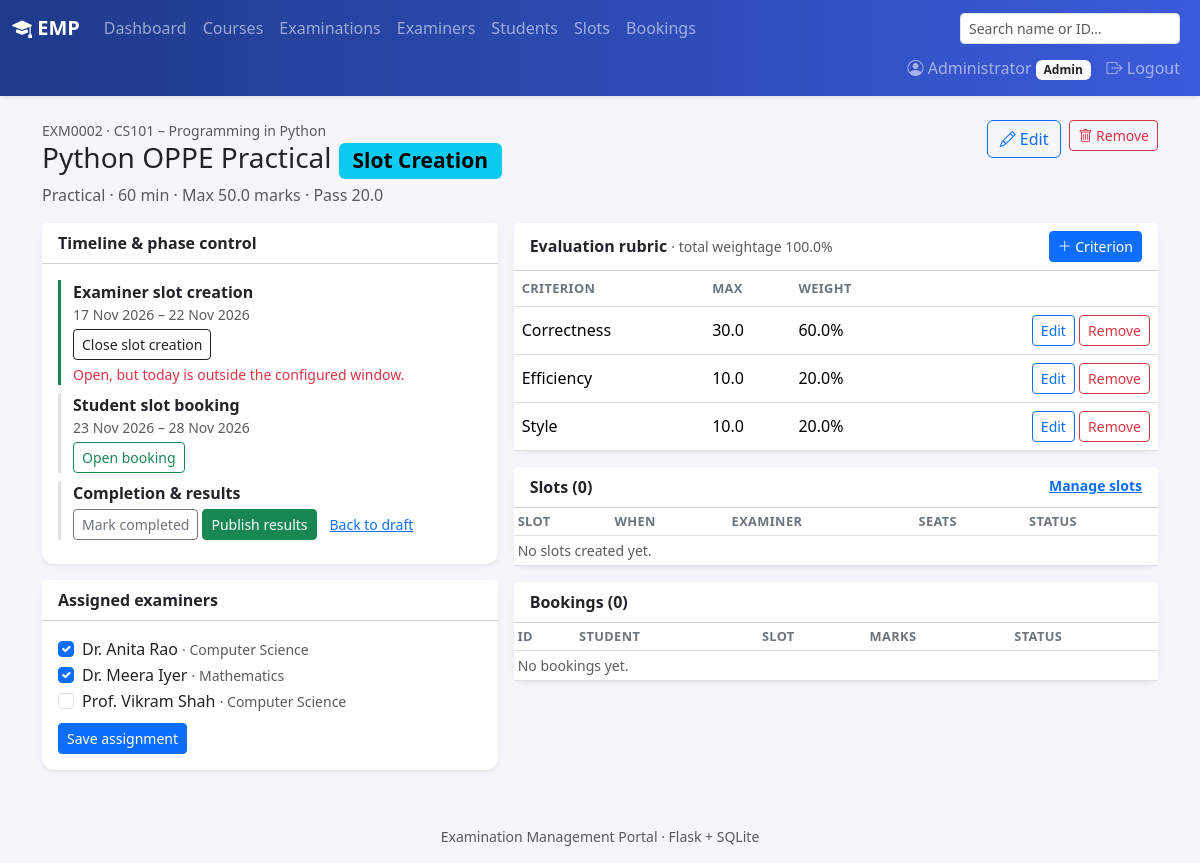
The app's page /admin/exams/2 (signed in) with its own data.
### models.py (models this page shows, shortened)
class User(UserMixin, db.Model):
    id = db.Column(db.Integer, primary_key=True)
    role = db.Column(db.String(20), nullable=False)
    name = db.Column(db.String(120), nullable=False)
    email = db.Column(db.String(120), unique=True, nullable=False)
    password_hash = db.Column(db.String(256), nullable=False)
    phone = db.Column(db.String(20))
    department = db.Column(db.String(120))
    designation = db.Column(db.String(120))
    roll_no = db.Column(db.String(40), unique=True)
    program = db.Column(db.String(120))
    status = db.Column(db.String(20), nullable=False, default="Active")
    created_at = db.Column(db.DateTime, default=datetime.now)
    slots = db.relationship("Slot", back_populates="examiner", foreign_keys="Slot.examiner_id")
    bookings = db.relationship("Booking", back_populates="student", foreign_keys="Booking.student_id")
    assigned_exams = db.relationship("Exam", secondary=exam_examiners, back_populates="examiners")

class Exam(db.Model):
    id = db.Column(db.Integer, primary_key=True)
    course_id = db.Column(db.Integer, db.ForeignKey("course.id"), nullable=False)
    name = db.Column(db.String(150), nullable=False)
    exam_type = db.Column(db.String(30), nullable=False)
    description = db.Column(db.Text)
    duration = db.Column(db.Integer, nullable=False)
    max_marks = db.Column(db.Float, nullable=False)
    pass_marks = db.Column(db.Float)
    slot_creation_start = db.Column(db.Date)
    slot_creation_end = db.Column(db.Date)
    booking_start = db.Column(db.Date)
    booking_end = db.Column(db.Date)
    status = db.Column(db.String(20), nullable=False, default="Draft")
    results_published = db.Column(db.Boolean, default=False)
    created_at = db.Column(db.DateTime, default=datetime.now)
    course = db.relationship("Course", back_populates="exams")
    rubrics = db.relationship("Rubric", back_populates="exam", cascade="all, delete-orphan")
    slots = db.relationship("Slot", back_populates="exam", cascade="all, delete-orphan")
    examiners = db.relationship("User", secondary=exam_examiners, back_populates="assigned_exams")
    @property
    def code(self):
        return f"EXM{self.id:04d}"
    @staticmethod
    def _within(start, end, today=None):
        today = today or date.today()
        if start and today < start:
            return False
        if end and today > end:
            return False
        return True
    @property
    def slot_creation_allowed(self):
        return self.status == "Slot Creation" and self._within(self.slot_creation_start, self.slot_creation_end)
    @property
    def rubric_total_weight(self):
        return sum(r.weightage for r in self.rubrics)

class Course(db.Model):
    id = db.Column(db.Integer, primary_key=True)
    code = db.Column(db.String(20), unique=True, nullable=False)
    name = db.Column(db.String(150), nullable=False)
    description = db.Column(db.Text)
    credits = db.Column(db.Integer)
    status = db.Column(db.String(20), nullable=False, default="Active")
    created_at = db.Column(db.DateTime, default=datetime.now)
    exams = db.relationship("Exam", back_populates="course")

class Rubric(db.Model):
    id = db.Column(db.Integer, primary_key=True)
    exam_id = db.Column(db.Integer, db.ForeignKey("exam.id"), nullable=False)
    criterion = db.Column(db.String(150), nullable=False)
    max_marks = db.Column(db.Float, nullable=False)
    weightage = db.Column(db.Float, nullable=False)
    description = db.Column(db.Text)
    exam = db.relationship("Exam", back_populates="rubrics")

### routes/admin.py (the view)
@bp.route("/exams/<int:eid>")
@role_required("admin")
def exam_detail(eid):
    exam = Exam.query.get_or_404(eid)
    examiners = User.query.filter_by(role="examiner", status="Active").order_by(User.name).all()
    bookings = Booking.query.filter_by(exam_id=eid).order_by(Booking.booking_date.desc()).all()
    return render_template("admin/exam_detail.html", exam=exam, examiners=examiners, bookings=bookings)

### routes/utils.py (called while the page is built)
def role_required(role):
    def decorator(view):
        @wraps(view)
        @login_required
        def wrapped(*args, **kwargs):
            if current_user.role != role:
                abort(403)
            if current_user.status == "Pending":
                return redirect(url_for("auth.pending"))
            if current_user.status != "Active":
                flash("Your account is inactive. Contact the administrator.", "danger")
                return redirect(url_for("auth.logout"))
            return view(*args, **kwargs)
        return wrapped
    return decorator

### templates/admin/exam_detail.html (shortened to what this page needs)
{% extends "base.html" %}
{% from "_macros.html" import badge, post_button, window %}
{% block content %}
<div class="d-flex justify-content-between align-items-start flex-wrap gap-2 mb-3">
  <div>
    <div class="text-muted small">{{ exam.code }} · {{ exam.course.code }} – {{ exam.course.name }}</div>
    <h3 class="mb-1">{{ exam.name }} {{ badge(exam.status) }}
      {% if exam.results_published %}<span class="badge text-bg-success">Results published</span>{% endif %}</h3>
    <div class="text-muted">{{ exam.exam_type }} · {{ exam.duration }} min · Max {{ exam.max_marks|round(1) }} marks{% if exam.pass_marks %} · Pass {{ exam.pass_marks|round(1) }}{% endif %}</div>
  </div>
  <div class="d-flex gap-2">
    <a href="{{ url_for('admin.exam_form', eid=exam.id) }}" class="btn btn-outline-primary"><i class="bi bi-pencil"></i> Edit</a>
    {{ post_button(url_for('admin.exam_delete', eid=exam.id), '<i class="bi bi-trash"></i> Remove', 'btn-outline-danger') }}
  </div>
</div>
<div class="row g-3">
  <div class="col-lg-5">
    <div class="card shadow-sm border-0 mb-3">
      <div class="card-header">Timeline & phase control</div>
      <div class="card-body">
        <div class="timeline-step {% if exam.status=='Slot Creation' %}on{% endif %}">
          <div class="fw-semibold">Examiner slot creation</div>
          <div class="small text-muted">{{ window(exam.slot_creation_start, exam.slot_creation_end) }}</div>
          <div class="mt-1">
            {% if exam.status == 'Slot Creation' %}
              {{ post_button(url_for('admin.exam_status', eid=exam.id), 'Close slot creation', 'btn-outline-dark', 'action', 'close_slots') }}
              {% if not exam.slot_creation_allowed %}<div class="small text-danger mt-1">Open, but today is outside the configured window.</div>{% endif %}
            {% else %}
              {{ post_button(url_for('admin.exam_status', eid=exam.id), 'Open slot creation', 'btn-outline-info', 'action', 'open_slots') }}
            {% endif %}
          </div>
        </div>
        <div class="timeline-step {% if exam.status=='Booking Open' %}on{% endif %}">
          <div class="fw-semibold">Student slot booking</div>
          <div class="small text-muted">{{ window(exam.booking_start, exam.booking_end) }}</div>
          <div class="mt-1">
            {% if exam.status == 'Booking Open' %}
              {{ post_button(url_for('admin.exam_status', eid=exam.id), 'Close booking', 'btn-outline-dark', 'action', 'close_booking') }}
              {% if not exam.booking_allowed %}<div class="small text-danger mt-1">Open, but today is outside the configured window.</div>{% endif %}
            {% else %}
              {{ post_button(url_for('admin.exam_status', eid=exam.id), 'Open booking', 'btn-outline-success', 'action', 'open_booking') }}
            {% endif %}
          </div>
        </div>
        <div class="timeline-step {% if exam.status=='Completed' %}on{% endif %}">
          <div class="fw-semibold">Completion & results</div>
          <div class="mt-1 d-flex flex-wrap gap-1">
            {% if exam.status != 'Completed' %}{{ post_button(url_for('admin.exam_status', eid=exam.id), 'Mark completed', 'btn-outline-secondary', 'action', 'complete') }}{% endif %}
            {% if exam.results_published %}
              {{ post_button(url_for('admin.exam_status', eid=exam.id), 'Unpublish results', 'btn-outline-warning', 'action', 'unpublish') }}
            {% else %}
              {{ post_button(url_for('admin.exam_status', eid=exam.id), 'Publish results', 'btn-success', 'action', 'publish') }}
            {% endif %}
            {% if exam.status != 'Draft' %}{{ post_button(url_for('admin.exam_status', eid=exam.id), 'Back to draft', 'btn-link btn-sm', 'action', 'draft') }}{% endif %}
          </div>
        </div>
      </div>
    </div>
    <div class="card shadow-sm border-0 mb-3">
      <div class="card-header">Assigned examiners</div>
      <div class="card-body">
        <form method="post" action="{{ url_for('admin.exam_examiners', eid=exam.id) }}">
          {% for u in examiners %}
          <div class="form-check">
            <input class="form-check-input" type="checkbox" name="examiner_ids" value="{{ u.id }}" id="ex{{ u.id }}" {% if u in exam.examiners %}checked{% endif %}>
            <label class="form-check-label" for="ex{{ u.id }}">{{ u.name }} <span class="text-muted small">· {{ u.department }}</span></label>
          </div>
          {% else %}<p class="text-muted small">No active examiners yet.</p>{% endfor %}
          {% if examiners %}<button class="btn btn-sm btn-primary mt-2">Save assignment</button>{% endif %}
        </form>
      </div>
    </div>
  </div>
  <div class="col-lg-7">
    <div class="card shadow-sm border-0 mb-3">
      <div class="card-header d-flex justify-content-between align-items-center">
        <span>Evaluation rubric <span class="text-muted fw-normal small">· total weightage {{ exam.rubric_total_weight|round(1) }}%</span></span>
        <a href="{{ url_for('admin.rubric_form', eid=exam.id) }}" class="btn btn-sm btn-primary"><i class="bi bi-plus-lg"></i> Criterion</a>
      </div>
      <div class="table-responsive"><table class="table mb-0 align-middle">
        <thead><tr><th>Criterion</th><th>Max</th><th>Weight</th><th></th></tr></thead>
        <tbody>
        {% for r in exam.rubrics %}
          <tr><td>{{ r.criterion }}<div class="small text-muted">{{ r.description or '' }}</div></td>
            <td>{{ r.max_marks|round(1) }}</td><td>{{ r.weightage|round(1) }}%</td>
            <td class="text-end text-nowrap"><a href="{{ url_for('admin.rubric_form', rid=r.id) }}" class="btn btn-sm btn-outline-primary">Edit</a>
              {{ post_button(url_for('admin.rubric_delete', rid=r.id), 'Remove', 'btn-outline-danger') }}</td></tr>
        {% else %}<tr><td colspan="4" class="text-muted small">No rubric yet — examiners will enter total marks directly.</td></tr>{% endfor %}
        </tbody></table></div>
    </div>
    <div class="card shadow-sm border-0 mb-3">
      <div class="card-header d-flex justify-content-between"><span>Slots ({{ exam.slots|length }})</span>
        <a href="{{ url_for('admin.slots', exam_id=exam.id) }}" class="small">Manage slots</a></div>
      <div class="table-responsive"><table class="table table-sm mb-0 align-middle">
        <thead><tr><th>Slot</th><th>When</th><th>Examiner</th><th>Seats</th><th>Status</th></tr></thead>
        <tbody>
        {% for s in exam.slots|sort(attribute='date') %}
          <tr><td>{{ s.code }}</td><td class="small">{{ s.label }}</td><td>{{ s.examiner.name }}</td>
            <td>{{ s.available_seats }}/{{ s.capacity }}</td><td>{{ badge(s.status) }}</td></tr>
        {% else %}<tr><td colspan="5" class="text-muted small">No slots created yet.</td></tr>{% endfor %}
        </tbody></table></div>
    </div>
    <div class="card shadow-sm border-0">
      <div class="card-header">Bookings ({{ bookings|length }})</div>
      <div class="table-responsive"><table class="table table-sm mb-0 align-middle">
        <thead><tr><th>ID</th><th>Student</th><th>Slot</th><th>Marks</th><th>Status</th></tr></thead>
        <tbody>
        {% for b in bookings %}
          <tr><td><a href="{{ url_for('admin.booking_detail', bid=b.id) }}">{{ b.code }}</a></td>
            <td>{{ b.student.name }} <span class="text-muted small">{{ b.student.roll_no }}</span></td>
            <td class="small">{{ b.slot.label }}</td>
            <td>{{ b.evaluation.total_marks|round(2) if b.evaluation else '—' }}</td><td>{{ badge(b.status) }}</td></tr>
        {% else %}<tr><td colspan="5" class="text-muted small">No bookings yet.</td></tr>{% endfor %}
        </tbody></table></div>
    </div>
  </div>
</div>
{% endblock %}

### templates/base.html (shortened to what this page needs)
<!doctype html>
<html lang="en">
<head>
  <link href="https://cdn.jsdelivr.net/npm/bootstrap@5.3.3/dist/css/bootstrap.min.css" rel="stylesheet">
  <link href="https://cdn.jsdelivr.net/npm/bootstrap-icons@1.11.3/font/bootstrap-icons.min.css" rel="stylesheet">
  <link href="{{ url_for('static', filename='style.css') }}" rel="stylesheet">
</head>
<body>
<nav class="navbar navbar-expand navbar-dark bg-emp shadow-sm">
  <div class="container-fluid flex-wrap">
    <a class="navbar-brand fw-semibold" href="{{ url_for('index') }}"><i class="bi bi-mortarboard-fill"></i> EMP</a>
    {% if current_user.is_authenticated and current_user.status == 'Active' %}
    <ul class="navbar-nav flex-wrap me-auto">
      {% if current_user.role == 'admin' %}
        {% set links = [('admin.dashboard','Dashboard'),('admin.courses','Courses'),('admin.exams','Examinations'),
                        ('admin.examiners','Examiners'),('admin.students','Students'),('admin.slots','Slots'),
                        ('admin.bookings','Bookings')] %}
      {% elif current_user.role == 'examiner' %}
        {% set links = [('examiner.dashboard','Dashboard'),('examiner.exams','My Examinations'),
                        ('examiner.slots','My Slots'),('examiner.evaluations','Evaluations')] %}
      {% else %}
        {% set links = [('student.dashboard','Dashboard'),('student.exams','Examinations'),
                        ('student.bookings','My Bookings'),('student.results','Results')] %}
      {% endif %}
      {% for ep, label in links %}
        <li class="nav-item"><a class="nav-link {% if request.endpoint == ep %}active{% endif %}" href="{{ url_for(ep) }}">{{ label }}</a></li>
      {% endfor %}
    </ul>
    {% if current_user.role == 'admin' %}
    <form class="d-flex me-2 my-1" action="{{ url_for('admin.search') }}">
      <input class="form-control form-control-sm" name="q" placeholder="Search name or ID…" value="{{ request.args.get('q','') }}">
    </form>
    {% endif %}
    {% endif %}
    {% if current_user.is_authenticated %}
    <ul class="navbar-nav ms-auto">
      <li class="nav-item"><a class="nav-link" href="{{ url_for('auth.profile') }}"><i class="bi bi-person-circle"></i> {{ current_user.name }} <span class="badge bg-light text-dark text-capitalize">{{ current_user.role }}</span></a></li>
      <li class="nav-item"><a class="nav-link" href="{{ url_for('auth.logout') }}"><i class="bi bi-box-arrow-right"></i> Logout</a></li>
    </ul>
    {% endif %}
  </div>
</nav>
<main class="container py-4">
  {% block content %}{% endblock %}
</main>
<footer class="text-center text-muted small py-3">Examination Management Portal · Flask + SQLite</footer>
</body>
</html>

### templates/_macros.html (shortened to what this page needs)
{% macro badge(status) -%}
<span class="badge text-bg-{{ status|badge }}">{{ status }}</span>
{%- endmacro %}
{% macro post_button(action, label, cls='btn-outline-secondary', name=None, value=None) -%}
<form method="post" action="{{ action }}" class="d-inline">
  <button class="btn btn-sm {{ cls }}">{{ label|safe }}</button>
</form>
{%- endmacro %}
{% macro window(start, end) -%}
{% if start or end %}{{ start.strftime('%d %b %Y') if start else '…' }} – {{ end.strftime('%d %b %Y') if end else '…' }}{% else %}<span class="text-muted">Not set</span>{% endif %}
{%- endmacro %}

### static/style.css (style rules this page uses)
body { background: #f4f6fb; min-height: 100vh; display: flex; flex-direction: column; }
main { flex: 1; }
.bg-emp { background: linear-gradient(90deg, #1e3a8a, #3b5bdb); }
.card { border-radius: .75rem; }
.card-header { background: #fff; font-weight: 600; }
.table th { font-size: .8rem; text-transform: uppercase; letter-spacing: .03em; color: #6c757d; }
.timeline-step { border-left: 3px solid #dee2e6; padding-left: .75rem; margin-bottom: .5rem; }
.timeline-step.on { border-color: #198754; }

### records on screen
User: name "Administrator", role "Admin"
Exam: code "EXM0002", name "Python OPPE Practical", status "Slot Creation", exam_type "Practical", duration "60", max_marks "50.0", pass_marks "20.0", slot_creation_start "17 Nov 2026 23 Nov 2026", slot_creation_end "22 Nov 2026 28 Nov 2026"
Course: course.code "CS101", course.name "Programming in Python"
User: name "Dr. Anita Rao", department "Computer Science"
User: examiner_ids "☑", name "Dr. Meera Iyer", department "Mathematics"
User: name "Prof. Vikram Shah", department "Computer Science"
Rubric: rubric_total_weight "100.0", criterion "Correctness", max_marks "30.0", weightage "60.0", label "Remove"
Rubric: criterion "Efficiency", max_marks "10.0", weightage "20.0", label "Remove"
Rubric: criterion "Style", max_marks "10.0", weightage "20.0", label "Remove"

### other values on screen
{{ label }} "Dashboard" "Courses" "Examinations" "Examiners" "Students" "Slots" "Bookings"
{{ label|safe }} "Remove Close slot creation Open booking Mark completed Publish results Back to draft"
{{ exam.slots|length }} "0"
{{ bookings|length }} "0"
